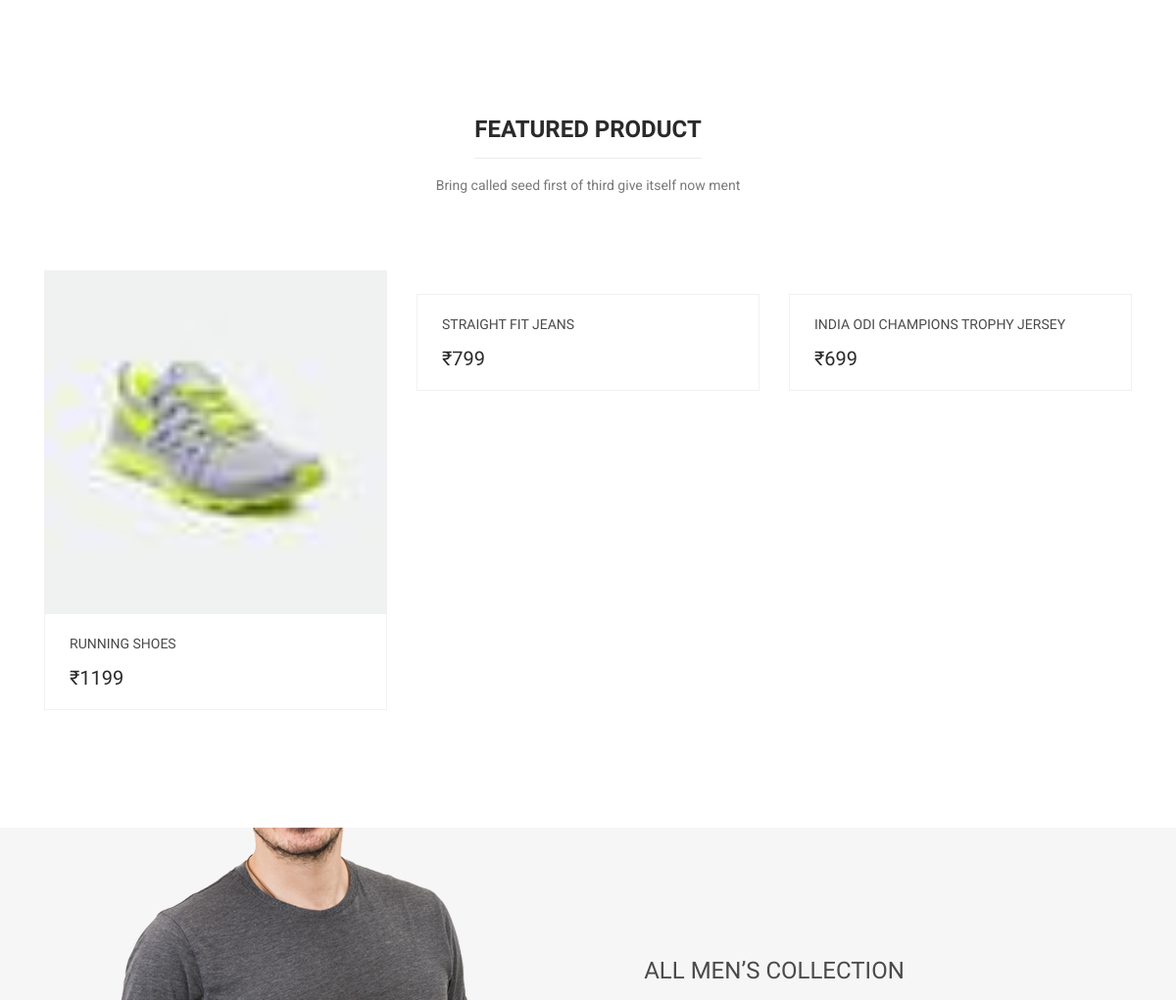
The app's page / (middle part), older data.
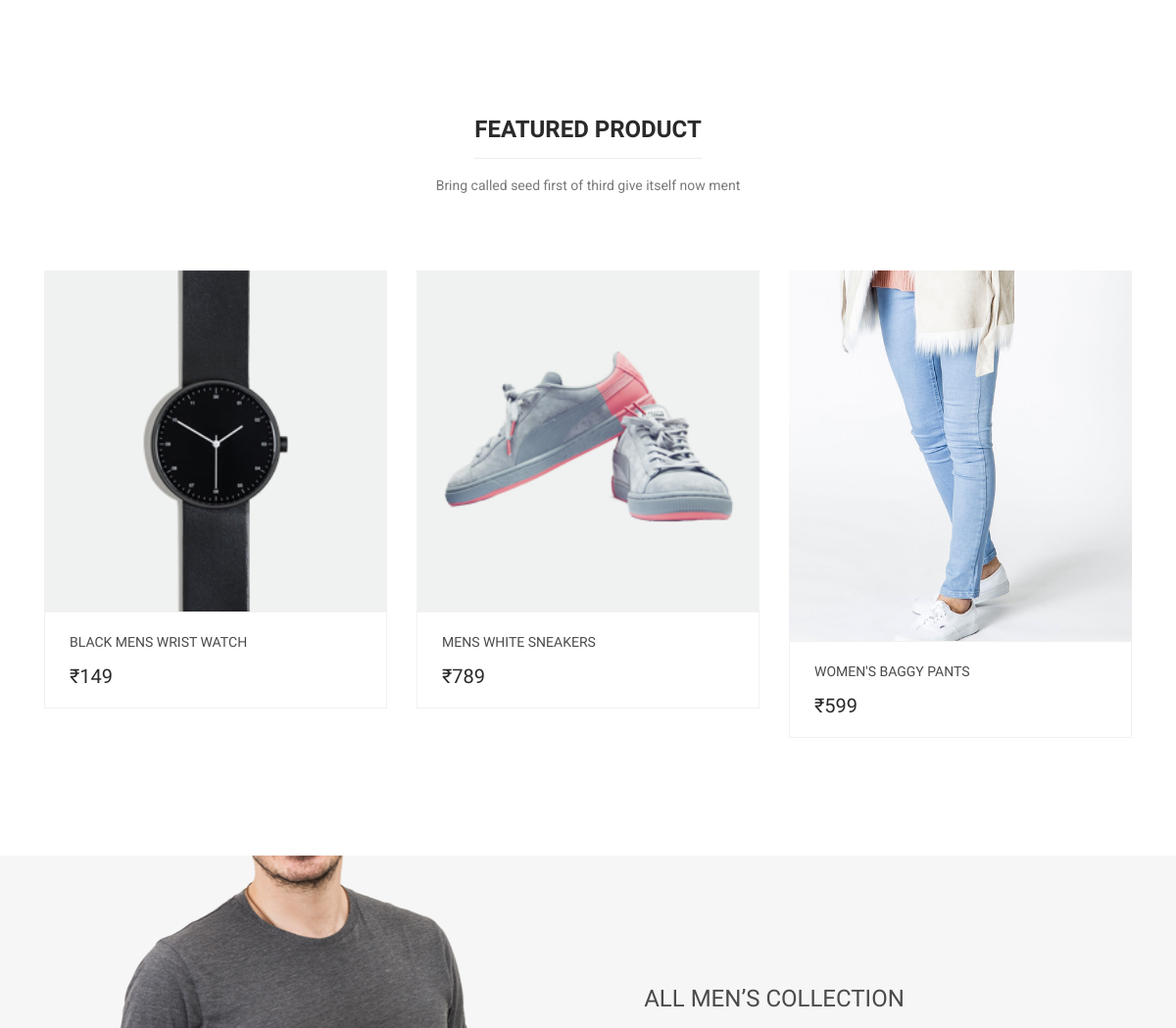
The same page, newer data.
### products/models.py (models this page shows, shortened)
class Product(BaseModel):
    product_name = models.CharField(max_length=100)
    slug = models.SlugField(unique=True, null=True, blank=True)
    category = models.ForeignKey(Category, on_delete=models.CASCADE, related_name="products")
    price = models.IntegerField()
    product_description = models.TextField()
    color_variant = models.ManyToManyField(ColorVariant, blank=True)
    size_variant = models.ManyToManyField(SizeVariant, blank=True)

class ProductImage(BaseModel):
    product = models.ForeignKey(Product, on_delete=models.CASCADE, related_name="product_images")
    image = models.ImageField(upload_to="product")

### home/views.py (the view)
# urls.py: path('', index, name='index'),
def index(request):
    context = {'products': get_random_products()}
    return render(request, 'home/index.html', context)

### products/views.py (called while the page is built)
def get_random_products():
    return Product.objects.order_by('?')[:3]

### templates/home/index.html (shortened to what this page needs)
{% extends 'base/base.html' %}
{% load static %}
{% block content %}
<section class="feature-area section_gap_bottom_custom">
  <div class="container">
    <div class="row">
      <div class="col-lg-3 col-md-6">
      </div>
      <div class="col-lg-3 col-md-6">
      </div>
      <div class="col-lg-3 col-md-6">
      </div>
      <div class="col-lg-3 col-md-6">
      </div>
    </div>
  </div>
</section>
<section class="feature_product_area section_gap_bottom_custom">
  <div class="container">
    <div class="row justify-content-center">
      <div class="col-lg-12">
        <div class="main_title">
          <h2><span>Featured product</span></h2>
          <p>Bring called seed first of third give itself now ment</p>
        </div>
      </div>
    </div>
    <div class="row">
      {% for product in products %}
      <div class="col-lg-4 col-md-6">
        <div class="single-product">
          <div class="product-img">
            <img
              class="img-fluid w-100"
              src="/media/{{product.product_images.first.image}}"
              alt=""
            />
          </div>
          <div class="product-btm">
            <a href="{% url 'get_product' product.slug %}" class="d-block">
              <h4>{{product.product_name}}</h4>
            </a>
            <div class="mt-3">
              <span class="mr-4">₹{{product.price}}</span>
            </div>
          </div>
        </div>
      </div>
      {% endfor %}
    </div>
  </div>
</section>
<section class="offer_area">
  <div class="container">
    <div class="row justify-content-center">
      <div class="offset-lg-4 col-lg-6 text-center">
        <div class="offer_content">
          <h3 class="text-uppercase mb-40">all men’s collection</h3>
        </div>
      </div>
    </div>
  </div>
</section>
{% endblock %}

### templates/base/base.html (shortened to what this page needs)
{% load static %}
<!DOCTYPE html>
<html lang="en">
<head>
  <link rel="stylesheet" href="{% static "css/bootstrap.css" %}" />
  <link rel="stylesheet" href="{% static "vendors/linericon/style.css" %}" />
  <link rel="stylesheet" href="{% static "css/font-awesome.min.css" %}" />
  <link rel="stylesheet" href="{% static "css/themify-icons.css" %}" />
  <link rel="stylesheet" href="{% static 'css/flaticon.css' %}" />
  <link rel="stylesheet" href="{% static 'vendors/owl-carousel/owl.carousel.min.css' %}" />
  <link rel="stylesheet" href="{% static 'vendors/lightbox/simpleLightbox.css' %}" />
  <link rel="stylesheet" href="{% static 'vendors/nice-select/css/nice-select.css' %}" />
  <link rel="stylesheet" href="{% static 'vendors/animate-css/animate.css' %}" />
  <link rel="stylesheet" href="{% static 'vendors/jquery-ui/jquery-ui.css' %}" />
  <link rel="stylesheet" href="{% static 'css/style.css' %}" />
  <link rel="stylesheet" href="{% static 'css/responsive.css' %}" />
</head>
<body>
  <main>
    {% block content %} {% endblock %}
  </main>
  {% include 'base/footer.html' %}

### templates/base/footer.html (shortened to what this page needs)
{% load static %}
</body>
</html>

### public/static/css/style.css (style rules this page uses)
body { line-height:24px;font-size:14px;font-family:"Roboto",sans-serif;font-weight:normal;color:#797979 }
h1,h2,h3,h4,h5,h6 { font-family:"Heebo",sans-serif;color:#2a2a2a;font-weight:500 }
a { text-decoration:none;transition:all 0.3s ease-in-out }
.mb-40 { margin-bottom:40px }
.section_gap_bottom_custom { padding-bottom:70px }
.main_title { text-align:center;margin-bottom:75px }
.main_title h2 { font-size:24px;color:#2a2a2a;margin-bottom:30px;font-weight:700;text-transform:uppercase }
.main_title h2 span { position:relative;display:inline-block }
.main_title h2 span:after { content:'';position:absolute;left:0px;bottom:-15px;width:100%;height:1px;background:#ebedee }
.main_title p { font-size:14px;font-family:"Roboto",sans-serif;font-weight:normal;line-height:24px;color:#797979;margin-bottom:0px }
.offer_area { background:url(../img/offer-bg.png) no-repeat center;background-size:cover }
.offer_content { padding:132px 0px }
.offer_content h3 { font-size:24px;font-weight:300;color:#4a4a4a }
h2 { font-size:30px }
h3 { font-size:24px }
h4 { font-size:18px }
.single-product { text-align:center;margin-bottom:50px }
.single-product .product-img { position:relative;overflow:hidden }
.single-product .product-btm { padding:22px 25px 18px;border:1px solid #f0f2f1;text-align:left }
.single-product .product-btm h4 { color:#4a4a4a;font-size:14px;font-weight:400;text-transform:uppercase;margin-bottom:0px;transition:all 300ms linear 0s }
.single-product .product-btm span { font-family:"Heebo",sans-serif;font-size:20px;font-weight:500;line-height:16px;color:#2a2a2a }

Row changes from the older to the newer data that the page shows:
removed Product: product_images.first.image (picture), product_name "RUNNING SHOES", price "1199"
removed Product: product_name "STRAIGHT FIT JEANS", price "799"
removed Product: product_name "INDIA ODI CHAMPIONS TROPHY JERSEY", price "699"
added Product: product_images.first.image (picture), product_name "BLACK MENS WRIST WATCH", price "149"
added Product: product_images.first.image (picture), product_name "MENS WHITE SNEAKERS", price "789"
added Product: product_images.first.image (picture), product_name "WOMEN'S BAGGY PANTS", price "599"
